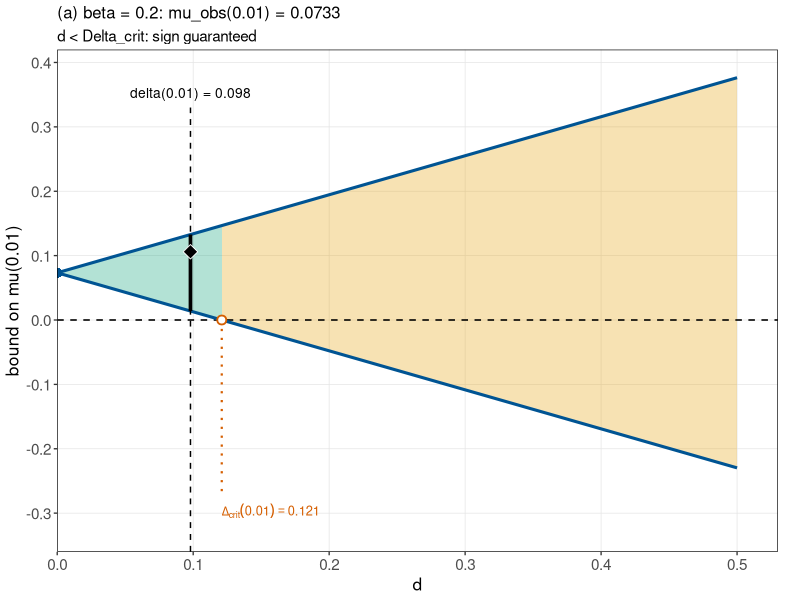
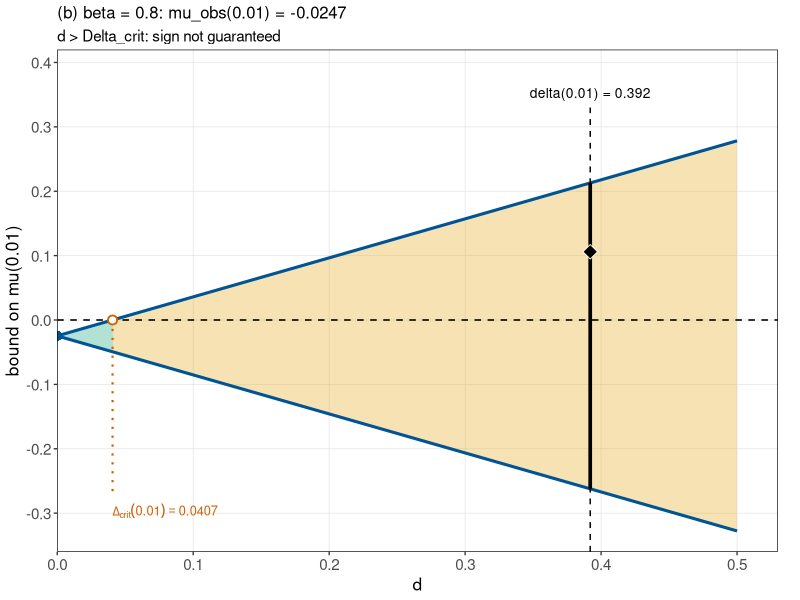
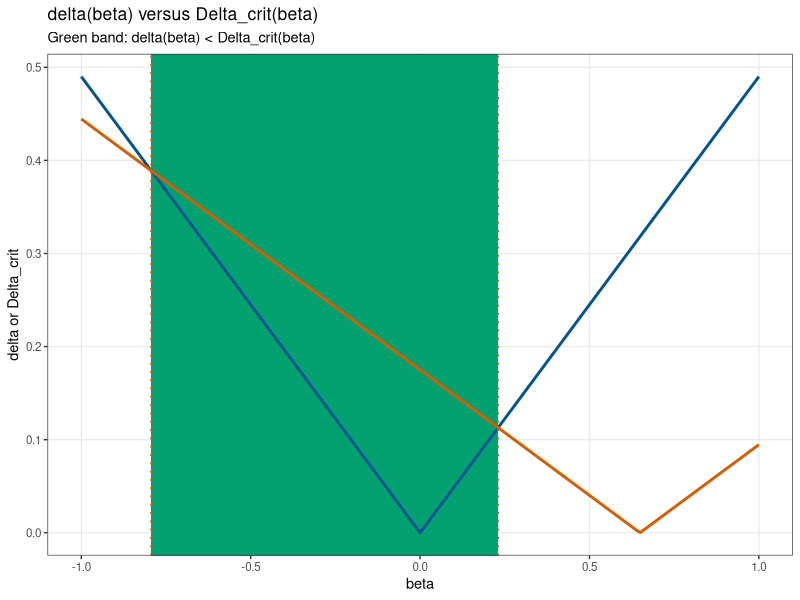
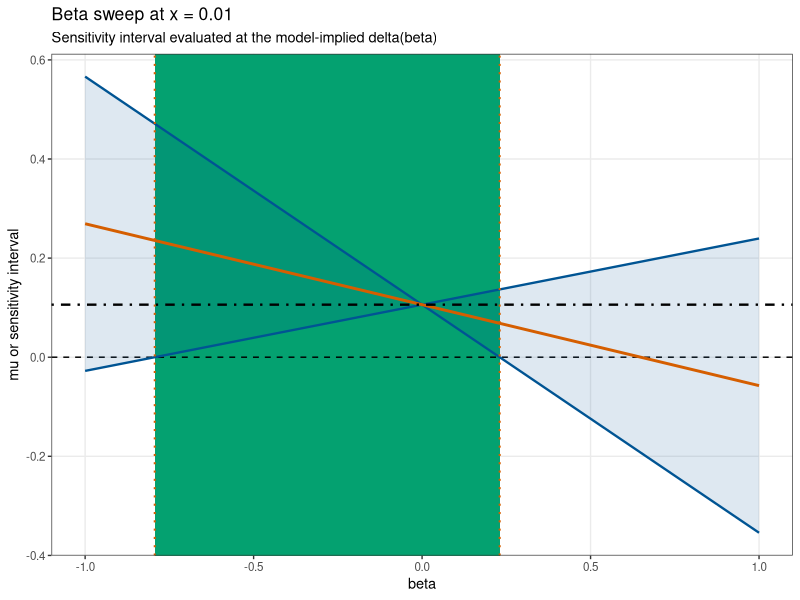

The R source for these figures, in order:
# ==============================================================================
# Sensitivity Analysis - Illustrative Numerical Examples
# Figures  + numerical tables
#
# Run in the R console:
#   source("Sensitivity_Analysis_Illustrative_Numerical_Examples_Figure2_fixed.R")
#
# The Figure 2 geometry below follows the manuscript construction:
#   green region  : d < Delta_crit
#   orange region : d >= Delta_crit
#   blue lines    : mu_obs(0.01) +/- M(0.01) d
#   red dotted    : Delta_crit
#   black dashed  : FGM-implied delta(0.01)
#   black bar     : interval at the FGM-implied value of d
#   black diamond : true interventional mean mu(0.01) = 0.106
#
# ==============================================================================

# ------------------------------------------------------------------------------
# 0. Packages and output directory
# ------------------------------------------------------------------------------

if (!requireNamespace("ggplot2", quietly = TRUE)) {
  install.packages("ggplot2", repos = "https://cloud.r-project.org")
}

if (!requireNamespace("gridExtra", quietly = TRUE)) {
  install.packages("gridExtra", repos = "https://cloud.r-project.org")
}

library(ggplot2)
library(gridExtra)
library(grid)

output_dir <- file.path(getwd(), "sensitivity_example_output")
dir.create(output_dir, showWarnings = FALSE, recursive = TRUE)

# ------------------------------------------------------------------------------
# 1. Exact formulas from the manuscript
# ------------------------------------------------------------------------------

mu <- function(x) {
  0.6 * x + 0.1
}

mu_obs <- function(x, beta) {
  mu(x) - beta * (1 - 2 * x) / 6
}

bias <- function(x, beta) {
  mu_obs(x, beta) - mu(x)
}

M <- function(x) {
  0.6 * x + 0.6
}

delta <- function(x, beta) {
  abs(beta * (1 - 2 * x)) / 2
}

Delta_crit <- function(x, beta) {
  abs(mu_obs(x, beta)) / M(x)
}

interval_lower <- function(x, beta, d = delta(x, beta)) {
  mu_obs(x, beta) - M(x) * d
}

interval_upper <- function(x, beta, d = delta(x, beta)) {
  mu_obs(x, beta) + M(x) * d
}

# ------------------------------------------------------------------------------
# 2. Numerical checks for Examples 7-10
# ------------------------------------------------------------------------------

x_ref <- 0.01
beta_ref <- c(0.2, 0.8)

check_table <- data.frame(
  beta = beta_ref,
  x = x_ref,
  mu = mu(x_ref),
  mu_obs = mu_obs(x_ref, beta_ref),
  B = bias(x_ref, beta_ref),
  abs_B = abs(bias(x_ref, beta_ref)),
  M = M(x_ref),
  delta = delta(x_ref, beta_ref),
  Delta_crit = Delta_crit(x_ref, beta_ref),
  lower = interval_lower(x_ref, beta_ref),
  upper = interval_upper(x_ref, beta_ref),
  width = interval_upper(x_ref, beta_ref) -
    interval_lower(x_ref, beta_ref),
  sign_guaranteed =
    delta(x_ref, beta_ref) < Delta_crit(x_ref, beta_ref),
  mu_inside =
    interval_lower(x_ref, beta_ref) <= mu(x_ref) &
    mu(x_ref) <= interval_upper(x_ref, beta_ref)
)

write.csv(
  check_table,
  file.path(output_dir, "table_example7_exact_values.csv"),
  row.names = FALSE
)

cat("\n", strrep("=", 88), "\n", sep = "")
cat("EXACT NUMERICAL CHECK: x = 0.01\n")
cat(strrep("=", 88), "\n")
print(check_table, row.names = FALSE)

# ------------------------------------------------------------------------------
# 3. Full beta sweep
# ------------------------------------------------------------------------------

beta_grid <- seq(-1, 1, by = 0.01)

beta_table <- data.frame(
  beta = beta_grid,
  x = x_ref,
  mu = mu(x_ref),
  mu_obs = mu_obs(x_ref, beta_grid),
  B = bias(x_ref, beta_grid),
  abs_B = abs(bias(x_ref, beta_grid)),
  M = M(x_ref),
  delta = delta(x_ref, beta_grid),
  Delta_crit = Delta_crit(x_ref, beta_grid),
  bound_radius = M(x_ref) * delta(x_ref, beta_grid),
  lower = interval_lower(x_ref, beta_grid),
  upper = interval_upper(x_ref, beta_grid),
  width = interval_upper(x_ref, beta_grid) -
    interval_lower(x_ref, beta_grid),
  sign_guaranteed =
    delta(x_ref, beta_grid) < Delta_crit(x_ref, beta_grid),
  mu_inside =
    interval_lower(x_ref, beta_grid) <= mu(x_ref) &
    mu(x_ref) <= interval_upper(x_ref, beta_grid)
)

write.csv(
  beta_table,
  file.path(output_dir, "table_beta_sweep_x001.csv"),
  row.names = FALSE
)

beta_selected <- c(
  -1, -0.8, -0.6, -0.4, -0.2,
   0,  0.2,  0.4,  0.6,  0.8, 1
)

selected_index <- match(
  round(beta_selected, 2),
  round(beta_table$beta, 2)
)

selected_beta_table <- beta_table[selected_index, ]

write.csv(
  selected_beta_table,
  file.path(output_dir, "table_beta_selected_x001.csv"),
  row.names = FALSE
)

cat("\n", strrep("=", 88), "\n", sep = "")
cat("SELECTED BETA VALUES: x = 0.01\n")
cat(strrep("=", 88), "\n")
print(selected_beta_table, row.names = FALSE)

# ------------------------------------------------------------------------------
# 4. Critical beta values
# ------------------------------------------------------------------------------

root_fun <- function(b) {
  delta(x_ref, b) - Delta_crit(x_ref, b)
}

root_neg <- uniroot(root_fun, c(-1, -1e-8))$root
root_pos <- uniroot(root_fun, c(1e-8, 1))$root

beta_zero_muobs <- uniroot(
  function(b) mu_obs(x_ref, b),
  c(0, 1)
)$root

critical_table <- data.frame(
  quantity = c(
    "negative beta: delta = Delta_crit",
    "positive beta: delta = Delta_crit",
    "beta: mu_obs = 0"
  ),
  value = c(
    root_neg,
    root_pos,
    beta_zero_muobs
  )
)

write.csv(
  critical_table,
  file.path(output_dir, "table_beta_critical_values_x001.csv"),
  row.names = FALSE
)

cat("\n", strrep("=", 88), "\n", sep = "")
cat("CRITICAL BETA VALUES: x = 0.01\n")
cat(strrep("=", 88), "\n")
print(critical_table, row.names = FALSE)

cat(
  sprintf(
    "\nAt x = %.2f, sign preservation is guaranteed for %.6f < beta < %.6f.\n",
    x_ref, root_neg, root_pos
  )
)

cat(
  sprintf(
    "mu_obs(0.01) crosses zero at beta = %.6f.\n",
    beta_zero_muobs
  )
)

# ------------------------------------------------------------------------------
# 5. x-profile table
# ------------------------------------------------------------------------------

x_selected <- c(0.01, 0.10, 0.25, 0.50, 0.75, 0.90, 0.99)
beta_x <- c(-0.8, -0.2, 0.2, 0.8)

x_table <- expand.grid(
  x = x_selected,
  beta = beta_x,
  KEEP.OUT.ATTRS = FALSE,
  stringsAsFactors = FALSE
)

x_table$mu <- mu(x_table$x)
x_table$mu_obs <- mu_obs(x_table$x, x_table$beta)
x_table$B <- bias(x_table$x, x_table$beta)
x_table$abs_B <- abs(x_table$B)
x_table$M <- M(x_table$x)
x_table$delta <- delta(x_table$x, x_table$beta)
x_table$Delta_crit <- Delta_crit(x_table$x, x_table$beta)
x_table$bound_radius <- x_table$M * x_table$delta
x_table$lower <- interval_lower(x_table$x, x_table$beta)
x_table$upper <- interval_upper(x_table$x, x_table$beta)
x_table$width <- x_table$upper - x_table$lower
x_table$sign_guaranteed <-
  x_table$delta < x_table$Delta_crit
x_table$mu_inside <-
  x_table$lower <= x_table$mu &
  x_table$mu <= x_table$upper

x_table <- x_table[order(x_table$beta, x_table$x), ]

write.csv(
  x_table,
  file.path(output_dir, "table_x_profiles.csv"),
  row.names = FALSE
)

# ------------------------------------------------------------------------------
# 5A. Tipping-point table for Example~\ref{ex:tipping}
# ------------------------------------------------------------------------------

# The table reports the interval endpoints for selected hypothetical values
# d assigned to delta(x_ref), separately for the two fixed beta specifications.
# Unlike delta(x_ref, beta), d is a plotting/sensitivity-grid value and is not
# generated by changing beta or x.

tipping_d <- seq(0, 0.5, by = 0.1)
# Keep full numerical precision in the CSV output.
tipping_table <- data.frame(
  d = tipping_d,
  beta_0_2_lower = interval_lower(
    x_ref, beta = 0.2, d = tipping_d
  ),
  beta_0_2_upper = interval_upper(
    x_ref, beta = 0.2, d = tipping_d
  ),
  beta_0_8_lower = interval_lower(
    x_ref, beta = 0.8, d = tipping_d
  ),
  beta_0_8_upper = interval_upper(
    x_ref, beta = 0.8, d = tipping_d
  )
)

# Save the numerical table as CSV.
write.csv(
  tipping_table,
  file.path(output_dir, "table_tipping_values.csv"),
  row.names = FALSE
)

# Generate a LaTeX table ready to include in the dissertation.
latex_rows <- sprintf(
  "%.1f & %.4f & %.4f & %.4f & %.4f \\\\",
  tipping_table$d,
  tipping_table$beta_0_2_lower,
  tipping_table$beta_0_2_upper,
  tipping_table$beta_0_8_lower,
  tipping_table$beta_0_8_upper
)

latex_tipping_table <- c(
  "\\begin{table}[ht]",
  "\\centering",
  "\\caption{Intervals for selected values of $d$ at $x=0.01$.}",
  "\\label{tab:tipping-values}",
  "\\small",
  "\\begin{tabular}{c|cc|cc}",
  "\\hline",
  "& \\multicolumn{2}{c|}{$\\beta=0.2$} & \\multicolumn{2}{c}{$\\beta=0.8$}\\\\",
  "$d$ & Lower & Upper & Lower & Upper\\\\",
  "\\hline",
  latex_rows,
  "\\hline",
  "\\end{tabular}",
  "\\end{table}"
)

writeLines(
  latex_tipping_table,
  con = file.path(output_dir, "table_tipping_values.tex")
)

cat("\nTIPPING-POINT TABLE: x = 0.01\n")
print(
  data.frame(
    d = tipping_table$d,
    beta_0_2_lower = sprintf("%.4f", tipping_table$beta_0_2_lower),
    beta_0_2_upper = sprintf("%.4f", tipping_table$beta_0_2_upper),
    beta_0_8_lower = sprintf("%.4f", tipping_table$beta_0_8_lower),
    beta_0_8_upper = sprintf("%.4f", tipping_table$beta_0_8_upper)
  ),
  row.names = FALSE
)
cat("LaTeX table written to: ",
    file.path(output_dir, "table_tipping_values.tex"), "\n", sep = "")

# ------------------------------------------------------------------------------
# 6. Figure 2: exact manuscript geometry, implemented in ggplot2
# ------------------------------------------------------------------------------

# Colors used in the manuscript figure
COL_GREEN <- "#009E73"
COL_ORANGE <- "#E69F00"
COL_VERM <- "#D55E00"
COL_BLUE <- "#005493"

make_fig2_panel <- function(beta_value, panel_letter) {

  x <- x_ref

  obs <- mu_obs(x, beta_value)
  true_mu <- mu(x)
  m <- M(x)

  d_model <- delta(x, beta_value)
  d_crit <- Delta_crit(x, beta_value)

  lower_model <- interval_lower(
    x, beta_value, d = d_model
  )

  upper_model <- interval_upper(
    x, beta_value, d = d_model
  )

  # The manuscript uses the two straight bounds over [0, 0.5].
  d <- seq(0, 0.5, length.out = 1000)

  upper <- obs + m * d
  lower <- obs - m * d

  # --------------------------------------------------------------------------
  # Exact colored regions from the TikZ construction
  # --------------------------------------------------------------------------

  # Green region:
  # apex at d = 0, y = mu_obs
  # and vertical segment at Delta_crit from 0 to 2*mu_obs,
  # with the ordering automatically reversed when mu_obs < 0.
  green_poly <- data.frame(
    d = c(
      0,
      d_crit,
      d_crit
    ),
    y = c(
      obs,
      max(0, 2 * obs),
      min(0, 2 * obs)
    )
  )

  # Orange region:
  # begins at Delta_crit and extends to d = 0.5.
  orange_poly <- data.frame(
    d = c(
      d_crit,
      d_crit,
      0.5,
      0.5
    ),
    y = c(
      min(0, 2 * obs),
      max(0, 2 * obs),
      obs + m * 0.5,
      obs - m * 0.5
    )
  )

  band <- data.frame(
    d = d,
    lower = lower,
    upper = upper
  )

  # --------------------------------------------------------------------------
  # Figure
  # --------------------------------------------------------------------------

  ggplot() +

    # Green = sign guaranteed
    geom_polygon(
      data = green_poly,
      aes(x = d, y = y),
      fill = COL_GREEN,
      alpha = 0.30,
      colour = NA
    ) +

    # Orange = interval reaches zero
    geom_polygon(
      data = orange_poly,
      aes(x = d, y = y),
      fill = COL_ORANGE,
      alpha = 0.30,
      colour = NA
    ) +

    # Zero line
    geom_hline(
      yintercept = 0,
      linetype = "dashed",
      linewidth = 0.55,
      colour = "black"
    ) +

    # Blue sensitivity bounds
    geom_line(
      data = band,
      aes(x = d, y = upper),
      colour = COL_BLUE,
      linewidth = 1.05
    ) +

    geom_line(
      data = band,
      aes(x = d, y = lower),
      colour = COL_BLUE,
      linewidth = 1.05
    ) +

    # mu_obs point at d = 0
    geom_point(
      aes(x = 0, y = obs),
      shape = 16,
      size = 3.1,
      colour = COL_BLUE
    ) +

    # Critical value: red dotted line downward from zero
    geom_segment(
      aes(
        x = d_crit,
        xend = d_crit,
        y = 0,
        yend = -0.27
      ),
      linetype = "dotted",
      linewidth = 0.75,
      colour = COL_VERM
    ) +

    # Critical point
    geom_point(
      aes(x = d_crit, y = 0),
      shape = 21,
      size = 2.4,
      fill = "white",
      colour = COL_VERM,
      stroke = 0.95
    ) +

    # Critical-value annotation
    # Use mathematical Delta_{crit}(0.01) notation and anchor the label
    # at the critical-value line so the panel (b) label is never clipped.
    annotate(
      "text",
      x = d_crit,
      y = -0.285,
      label = sprintf(
        "Delta[crit](0.01) == %.4f",
        d_crit
      ),
      parse = TRUE,
      colour = COL_VERM,
      size = 3.25,
      hjust = 0,
      vjust = 1
    ) +

    # Model-implied FGM delta: black dashed line
    geom_segment(
      aes(
        x = d_model,
        xend = d_model,
        y = -0.36,
        yend = 0.33
      ),
      linetype = "dashed",
      linewidth = 0.50,
      colour = "black"
    ) +

    # Actual FGM-implied sensitivity value at x = 0.01.
    # This is delta(0.01), whereas d is the hypothetical plotting value.
    annotate(
      "text",
      x = d_model,
      y = 0.345,
      label = sprintf(
        "delta(0.01) = %.3f",
        d_model
      ),
      size = 3.5,
      hjust = 0.5,
      vjust = 0
    ) +

    # Sensitivity interval at the FGM value
    geom_errorbar(
      aes(
        x = d_model,
        ymin = lower_model,
        ymax = upper_model
      ),
      width = 0,
      linewidth = 1.25,
      colour = "black"
    ) +

    # True interventional mean
    geom_point(
      aes(
        x = d_model,
        y = true_mu
      ),
      shape = 23,
      size = 3.6,
      fill = "black",
      colour = "white",
      stroke = 0.45
    ) +

    # Exact axis range and breaks from the manuscript
    scale_x_continuous(
      limits = c(0, 0.53),
      breaks = seq(0, 0.5, by = 0.1),
      labels = function(z) sprintf("%.1f", z),
      expand = expansion(mult = c(0, 0))
    ) +

    scale_y_continuous(
      limits = c(-0.36, 0.42),
      breaks = seq(-0.3, 0.4, by = 0.1),
      labels = function(z) sprintf("%.1f", z),
      expand = c(0, 0)
    ) +

    labs(
      title = sprintf(
        "(%s) beta = %.1f: mu_obs(0.01) = %.4f",
        panel_letter,
        beta_value,
        obs
      ),
      subtitle = if (
        d_model < d_crit
      ) {
        "d < Delta_crit: sign guaranteed"
      } else {
        "d > Delta_crit: sign not guaranteed"
      },
      x = "d",
      y = "bound on mu(0.01)"
    ) +

    theme_bw(base_size = 10) +

    theme(
      panel.grid.minor = element_blank(),
      panel.grid.major = element_line(
        colour = "grey90",
        linewidth = 0.25
      ),
      panel.border = element_rect(
        colour = "black",
        linewidth = 0.45,
        fill = NA
      ),
      plot.title = element_text(
        size = 12.0,
        face = "plain",
        hjust = 0
      ),
      plot.subtitle = element_text(
        size = 11.0,
        hjust = 0,
        margin = margin(b = 3)
      ),
      axis.title = element_text(size = 12.5),
      axis.text = element_text(size = 11.0),
      plot.margin = margin(4, 16, 4, 4)
    )
}

fig2_a <- make_fig2_panel(
  beta_value = 0.2,
  panel_letter = "a"
)

fig2_b <- make_fig2_panel(
  beta_value = 0.8,
  panel_letter = "b"
)

# ------------------------------------------------------------------------------
# 7. Manuscript-style shared legend
#
# The previous legend used fixed text widths that were too narrow for the
# longer entries.  Here each legend entry is built as a small two-column grob
# and the six entries are arranged in a clean 3 x 2 grid, matching the layout
# of the manuscript while keeping every label readable.
# ------------------------------------------------------------------------------

legend_item <- function(icon, label, icon_width = 9, text_size = 9.0) {
  arrangeGrob(
    icon,
    textGrob(
      label,
      x = 0,
      hjust = 0,
      gp = gpar(fontsize = text_size)
    ),
    ncol = 2,
    widths = unit.c(
      unit(icon_width, "mm"),
      unit(1, "null")
    )
  )
}
icon_green <- rectGrob(
  width = unit(8, "mm"),
  height = unit(3.5, "mm"),
  gp = gpar(fill = COL_GREEN, col = NA, alpha = 0.30)
)

icon_orange <- rectGrob(
  width = unit(8, "mm"),
  height = unit(3.5, "mm"),
  gp = gpar(fill = COL_ORANGE, col = NA, alpha = 0.30)
)

icon_blue_line <- segmentsGrob(
  x0 = unit(0, "npc"),
  x1 = unit(8, "mm"),
  y0 = unit(0.5, "npc"),
  y1 = unit(0.5, "npc"),
  gp = gpar(col = COL_BLUE, lwd = 1.6 * 72 / 25.4)
)

icon_blue_point <- pointsGrob(
  x = 0.5,
  y = 0.5,
  pch = 16,
  size = unit(2.1, "mm"),
  gp = gpar(col = COL_BLUE)
)

icon_black_bar <- segmentsGrob(
  x0 = unit(0.5, "npc"),
  x1 = unit(0.5, "npc"),
  y0 = unit(0.12, "npc"),
  y1 = unit(0.88, "npc"),
  gp = gpar(col = "black", lwd = 1.8 * 72 / 25.4)
)

icon_black_diamond <- polygonGrob(
  x = c(0.5, 0.83, 0.5, 0.17),
  y = c(0.84, 0.5, 0.16, 0.5),
  gp = gpar(fill = "black", col = "white", lwd = 0.5)
)

legend_items <- list(
  legend_item(
    icon_green,
    expression(d < Delta[crit] ~~ ": sign guaranteed")
  ),
  legend_item(
    icon_orange,
    expression(d >= Delta[crit] ~~ ": interval reaches 0")
  ),
  legend_item(
    icon_blue_line,
    expression(mu[obs](0.01) %+-% M(0.01) %.% d),
    icon_width = 12
  ),
  legend_item(
    icon_blue_point,
    expression(mu[obs](0.01))
  ),
  legend_item(
    icon_black_bar,
    "interval at the FGM-implied value of d",
    icon_width = 12
  ),
  legend_item(
    icon_black_diamond,
    expression("true " * mu(0.01) == 0.106)
  )
)

shared_legend <- arrangeGrob(
  legend_items[[1]], legend_items[[2]], legend_items[[3]],
  legend_items[[4]], legend_items[[5]], legend_items[[6]],
  ncol = 3,
  nrow = 2,
  widths = unit.c(
    unit(1, "null"),
    unit(1, "null"),
    unit(1, "null")
  ),
  heights = unit.c(
    unit(7.5, "mm"),
    unit(7.5, "mm")
  ),
  padding = unit(0, "pt")
)

# ------------------------------------------------------------------------------
# 8. Assemble Figure 2
#
# IMPORTANT:
# The previous version used a large outer canvas with a relatively short
# internal gtable, which made the figure look vertically compressed.
# Here the two panels are allowed to fill the plotting area and the legend
# receives only the space it actually needs.
# ------------------------------------------------------------------------------

fig2 <- gridExtra::arrangeGrob(
  fig2_a,
  fig2_b,
  ncol = 2,
  widths = unit.c(
    unit(1, "null"),
    unit(1, "null")
  ),
  heights = unit(1, "null")
)

fig2_complete <- gridExtra::arrangeGrob(
  fig2,
  shared_legend,
  ncol = 1,
  heights = unit.c(
    unit(4.85, "in"),
    unit(0.78, "in")
  ),
  padding = unit(0, "pt")
)

# ------------------------------------------------------------------------------
# 9. Save Figure 2
#
# The output is intentionally wide and tall enough for the labels to remain
# readable after insertion in the manuscript.
# ------------------------------------------------------------------------------

FIG2_WIDTH  <- 11.0
FIG2_HEIGHT <- 5.7

ggsave(
  filename = file.path(
    output_dir,
    "Figure2_exact_R_native_READABLE.pdf"
  ),
  plot = fig2_complete,
  width = FIG2_WIDTH,
  height = FIG2_HEIGHT,
  units = "in",
  device = cairo_pdf,
  bg = "white"
)

ggsave(
  filename = file.path(
    output_dir,
    "Figure2_exact_R_native_READABLE.png"
  ),
  plot = fig2_complete,
  width = FIG2_WIDTH,
  height = FIG2_HEIGHT,
  units = "in",
  dpi = 600,
  bg = "white"
)

# ------------------------------------------------------------------------------
# 10. Companion beta-sweep figure
# ------------------------------------------------------------------------------

beta_plot <- beta_table

p_beta_mean <- ggplot(
  beta_plot,
  aes(x = beta)
) +
  geom_rect(
    xmin = root_neg,
    xmax = root_pos,
    ymin = -Inf,
    ymax = Inf,
    fill = COL_GREEN,
    alpha = 0.10,
    inherit.aes = FALSE
  ) +
  geom_hline(
    yintercept = 0,
    linetype = "dashed",
    linewidth = 0.5
  ) +
  geom_ribbon(
    aes(
      ymin = lower,
      ymax = upper
    ),
    fill = COL_BLUE,
    alpha = 0.13
  ) +
  geom_line(
    aes(y = lower),
    colour = COL_BLUE,
    linewidth = 0.8
  ) +
  geom_line(
    aes(y = upper),
    colour = COL_BLUE,
    linewidth = 0.8
  ) +
  geom_line(
    aes(y = mu_obs),
    colour = COL_VERM,
    linewidth = 1.0
  ) +
  geom_hline(
    yintercept = mu(x_ref),
    linetype = "dotdash",
    linewidth = 0.8,
    colour = "black"
  ) +
  geom_vline(
    xintercept = c(root_neg, root_pos),
    linetype = "dotted",
    linewidth = 0.7,
    colour = COL_VERM
  ) +
  labs(
    title = "Beta sweep at x = 0.01",
    subtitle = "Sensitivity interval evaluated at the model-implied delta(beta)",
    x = "beta",
    y = "mu or sensitivity interval"
  ) +
  theme_bw(base_size = 10.5) +
  theme(
    panel.grid.minor = element_blank()
  )

p_beta_delta <- ggplot(
  beta_plot,
  aes(x = beta)
) +
  geom_rect(
    xmin = root_neg,
    xmax = root_pos,
    ymin = -Inf,
    ymax = Inf,
    fill = COL_GREEN,
    alpha = 0.10,
    inherit.aes = FALSE
  ) +
  geom_line(
    aes(y = delta),
    colour = COL_BLUE,
    linewidth = 1.0
  ) +
  geom_line(
    aes(y = Delta_crit),
    colour = COL_VERM,
    linewidth = 1.0
  ) +
  geom_vline(
    xintercept = c(root_neg, root_pos),
    linetype = "dotted",
    linewidth = 0.7,
    colour = COL_VERM
  ) +
  labs(
    title = "delta(beta) versus Delta_crit(beta)",
    subtitle = "Green band: delta(beta) < Delta_crit(beta)",
    x = "beta",
    y = "delta or Delta_crit"
  ) +
  theme_bw(base_size = 10.5) +
  theme(
    panel.grid.minor = element_blank()
  )

fig_beta_sweep <- arrangeGrob(
  p_beta_mean,
  p_beta_delta,
  ncol = 2,
  top = textGrob(
    "Companion analysis: changing beta at x = 0.01",
    gp = gpar(
      fontsize = 12,
      fontface = "bold"
    )
  )
)

ggsave(
  filename = file.path(
    output_dir,
    "Figure2_beta_sweep_x001.pdf"
  ),
  plot = fig_beta_sweep,
  width = 8.6,
  height = 4.6,
  units = "in",
  device = cairo_pdf
)

ggsave(
  filename = file.path(
    output_dir,
    "Figure2_beta_sweep_x001.png"
  ),
  plot = fig_beta_sweep,
  width = 8.6,
  height = 4.6,
  units = "in",
  dpi = 600,
  bg = "white"
)

# ------------------------------------------------------------------------------
# 11. x-profile figure
# ------------------------------------------------------------------------------

x_grid <- seq(0.01, 0.99, length.out = 500)
beta_profile <- c(-0.8, -0.2, 0.2, 0.8)

profile <- expand.grid(
  x = x_grid,
  beta = beta_profile,
  KEEP.OUT.ATTRS = FALSE,
  stringsAsFactors = FALSE
)

profile$B <- bias(profile$x, profile$beta)
profile$abs_B <- abs(profile$B)
profile$delta <- delta(profile$x, profile$beta)
profile$Delta_crit <- Delta_crit(profile$x, profile$beta)

profile$beta_label <- factor(
  profile$beta,
  levels = beta_profile,
  labels = sprintf("beta = %.1f", beta_profile)
)

p_profile_bias <- ggplot(
  profile,
  aes(
    x = x,
    y = B,
    colour = beta_label
  )
) +
  geom_hline(
    yintercept = 0,
    linetype = "dashed",
    linewidth = 0.5
  ) +
  geom_line(linewidth = 0.9) +
  geom_vline(
    xintercept = 0.5,
    linetype = "dotted",
    linewidth = 0.5
  ) +
  labs(
    title = "Confounding bias across treatment values",
    x = "x",
    y = "B(x) = mu_obs(x) - mu(x)",
    colour = NULL
  ) +
  theme_bw(base_size = 10.5) +
  theme(
    panel.grid.minor = element_blank()
  )

p_profile_delta <- ggplot(
  profile,
  aes(
    x = x,
    y = delta,
    colour = beta_label
  )
) +
  geom_line(linewidth = 0.9) +
  geom_vline(
    xintercept = 0.5,
    linetype = "dotted",
    linewidth = 0.5
  ) +
  labs(
    title = "Copula-ratio sensitivity index",
    x = "x",
    y = "delta(x) = |beta| |1 - 2x| / 2",
    colour = NULL
  ) +
  theme_bw(base_size = 10.5) +
  theme(
    panel.grid.minor = element_blank()
  )

fig_x_profiles <- arrangeGrob(
  p_profile_bias,
  p_profile_delta,
  ncol = 2,
  top = textGrob(
    "Supporting profiles for Example 7",
    gp = gpar(
      fontsize = 12,
      fontface = "bold"
    )
  )
)

ggsave(
  filename = file.path(
    output_dir,
    "Figure2_x_profiles.pdf"
  ),
  plot = fig_x_profiles,
  width = 8.3,
  height = 4.5,
  units = "in",
  device = cairo_pdf
)

ggsave(
  filename = file.path(
    output_dir,
    "Figure2_x_profiles.png"
  ),
  plot = fig_x_profiles,
  width = 8.3,
  height = 4.5,
  units = "in",
  dpi = 600,
  bg = "white"
)

# ------------------------------------------------------------------------------
# 12. Final console report
# ------------------------------------------------------------------------------

cat("\n", strrep("=", 88), "\n", sep = "")
cat("FINAL SUMMARY FOR EXAMPLES 7-10\n")
cat(strrep("=", 88), "\n")

for (b in c(0.2, 0.8)) {

  obs <- mu_obs(x_ref, b)
  d <- delta(x_ref, b)
  dc <- Delta_crit(x_ref, b)
  lo <- interval_lower(x_ref, b)
  hi <- interval_upper(x_ref, b)

  cat(
    sprintf(
      paste0(
        "beta = %4.1f | mu = %.4f | mu_obs = %.4f | ",
        "B = %.4f | delta = %.4f | Delta_crit = %.4f | ",
        "interval = [%.4f, %.4f] | sign guaranteed = %s\n"
      ),
      b,
      mu(x_ref),
      obs,
      bias(x_ref, b),
      d,
      dc,
      lo,
      hi,
      ifelse(d < dc, "YES", "NO")
    )
  )
}

cat("\nFiles written to:\n")
cat("  ", file.path(output_dir, "Figure2_exact_R_native_READABLE.pdf"), "\n", sep = "")
cat("  ", file.path(output_dir, "Figure2_exact_R_native_READABLE.png"), "\n", sep = "")
cat("  ", file.path(output_dir, "Figure2_beta_sweep_x001.pdf"), "\n", sep = "")
cat("  ", file.path(output_dir, "Figure2_beta_sweep_x001.png"), "\n", sep = "")
cat("  ", file.path(output_dir, "Figure2_x_profiles.pdf"), "\n", sep = "")
cat("  ", file.path(output_dir, "Figure2_x_profiles.png"), "\n", sep = "")
cat("  ", file.path(output_dir, "table_example7_exact_values.csv"), "\n", sep = "")
cat("  ", file.path(output_dir, "table_beta_sweep_x001.csv"), "\n", sep = "")
cat("  ", file.path(output_dir, "table_beta_selected_x001.csv"), "\n", sep = "")
cat("  ", file.path(output_dir, "table_beta_critical_values_x001.csv"), "\n", sep = "")
cat("  ", file.path(output_dir, "table_x_profiles.csv"), "\n", sep = "")
cat("  ", file.path(output_dir, "table_tipping_values.csv"), "\n", sep = "")
cat("  ", file.path(output_dir, "table_tipping_values.tex"), "\n", sep = "")
cat(strrep("=", 88), "\n", sep = "")
